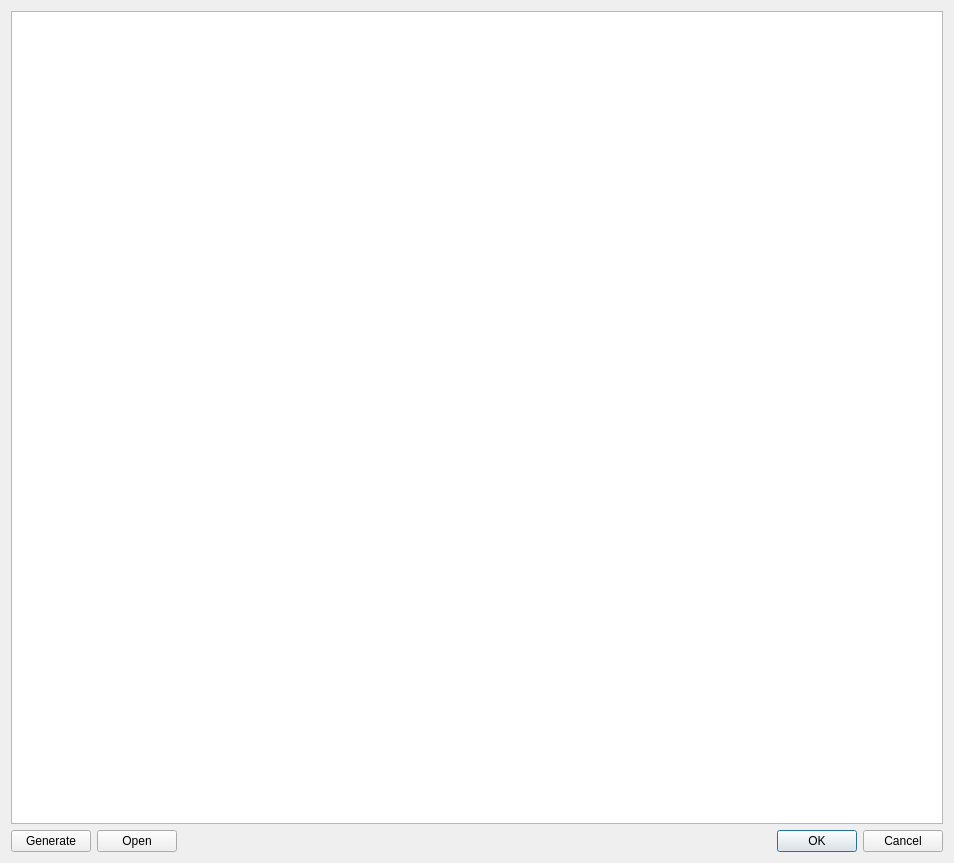
<?xml version="1.0" encoding="UTF-8"?>
<ui version="4.0">
 <class>Form</class>
 <widget class="QWidget" name="Form">
  <property name="geometry">
   <rect>
    <x>0</x>
    <y>0</y>
    <width>954</width>
    <height>863</height>
   </rect>
  </property>
  <property name="windowTitle">
   <string>Form</string>
  </property>
  <layout class="QVBoxLayout" name="verticalLayout">
   <item>
    <widget class="QTreeView" name="treeView_tag"/>
   </item>
   <item>
    <layout class="QHBoxLayout" name="horizontalLayout">
     <item>
      <widget class="QPushButton" name="pushButton_generate_tag_file">
       <property name="text">
        <string>Generate</string>
       </property>
      </widget>
     </item>
     <item>
      <widget class="QPushButton" name="pushButton_open_tag_file">
       <property name="text">
        <string>Open</string>
       </property>
      </widget>
     </item>
     <item>
      <spacer name="horizontalSpacer">
       <property name="orientation">
        <enum>Qt::Horizontal</enum>
       </property>
       <property name="sizeHint" stdset="0">
        <size>
         <width>40</width>
         <height>20</height>
        </size>
       </property>
      </spacer>
     </item>
     <item>
      <widget class="QDialogButtonBox" name="buttonBox_tag">
       <property name="standardButtons">
        <set>QDialogButtonBox::Cancel|QDialogButtonBox::Ok</set>
       </property>
      </widget>
     </item>
    </layout>
   </item>
  </layout>
 </widget>
 <resources/>
 <connections/>
</ui>
